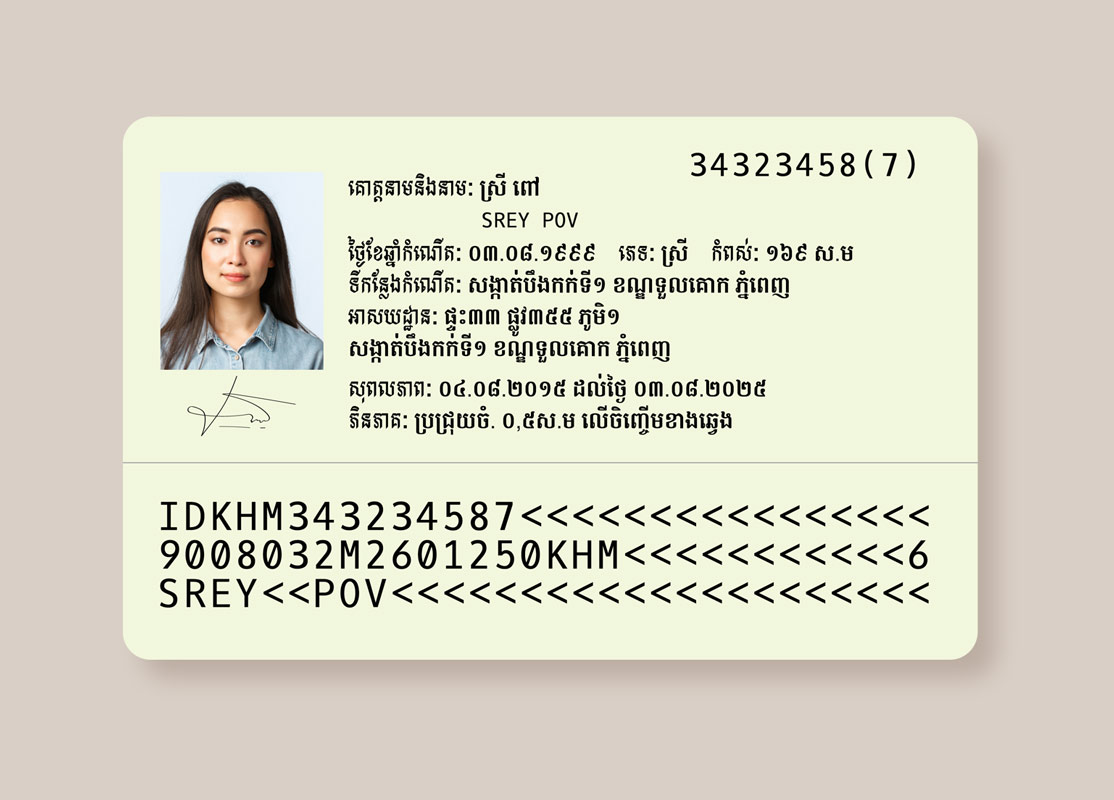
#> input picture id_card.jpg, 1114 x 800 px; its folder holds only this picture in this run
$ python -i enhanced_ocr_utils.py   (imports and definitions only)   (older library calls are emulated)
#> lines starting #> are read from the running program, lines starting #| are printed output that depends on the picture; after the words box and inside, x2 and y2 are one past the last pixel; in counts of white or black regions, pixels touching at a corner belong together
"""
Enhanced OCR Utilities for Cambodian ID Cards

This module provides specialized functions for extracting information from Cambodian ID cards
using advanced image processing and OCR techniques.
"""
import os
import cv2
import numpy as np
from PIL import Image
import pytesseract
import re
import logging
from typing import Dict, List, Tuple, Optional, Union

# Configure logging
logger = logging.getLogger("EnhancedOCR")

# OCR configs
OCR_CONFIG_KHMER = '--oem 1 --psm 11 -c preserve_interword_spaces=1 --dpi 300'
OCR_CONFIG_ENGLISH = '--oem 1 --psm 11 --dpi 300'

def enhance_for_ocr(image_path: str) -> List[Tuple[str, np.ndarray]]:
    """
    Create multiple enhanced variants of an image for optimal OCR performance,
    with specialized techniques for low-quality images.

    Args:
        image_path: Path to the image file

    Returns:
        List of tuples (variant_name, image_array)
    """
#> called with image_path = '../id_card.jpg'
    # Read image
    image = cv2.imread(image_path)
#> image is the input picture: shape (800, 1114, 3); mean B, G, R 198.8, 214.7, 217.6
    if image is None:
        logger.error(f"Failed to read image: {image_path}")
        return [("original", np.zeros((100, 100, 3), dtype=np.uint8))]

    # Store variants as (name, image)
    variants = []

    # Original image
    variants.append(("original", image))

    # Convert to grayscale
    if len(image.shape) == 3:
        gray = cv2.cvtColor(image, cv2.COLOR_BGR2GRAY)
    else:
        gray = image.copy()
    variants.append(("gray", gray))

    # 1. Resize if too small (helps with very low resolution images)
    height, width = gray.shape
    min_dim = min(height, width)
    if min_dim < 1000:
        scale_factor = min(1500 / min_dim, 2.0)  # Limit scale to 2x
        resized = cv2.resize(gray, None, fx=scale_factor, fy=scale_factor, interpolation=cv2.INTER_CUBIC)
        variants.append(("resized", resized))
        # Use the resized image for further processing
        gray_base = resized
    else:
        gray_base = gray

    # 2. Advanced denoising for low-quality images
    # Non-local means denoising (preserves edges better than Gaussian blur)
    denoised_nl = cv2.fastNlMeansDenoising(gray_base, None, h=10, templateWindowSize=7, searchWindowSize=21)
    variants.append(("denoised_nl", denoised_nl))

    # 3. Deskew image (correct rotation) - critical for ID cards
    try:
        # Find lines in the image to detect skew
        edges = cv2.Canny(gray_base, 50, 150, apertureSize=3)
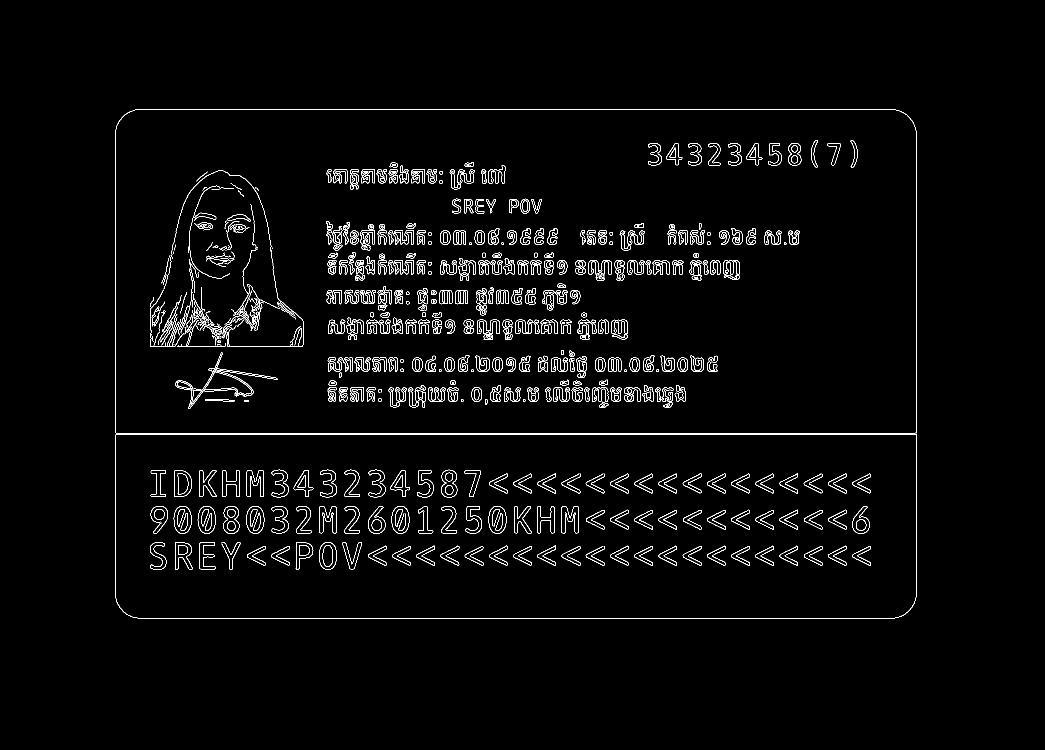
#> edges: shape (1500, 2089) (shown at 1/2 size); 2.3% white in thin lines or dots, all inside (x1, y1, x2, y2) = (230, 218, 1834, 1238)
        lines = cv2.HoughLines(edges, 1, np.pi/180, 100)

        if lines is not None and len(lines) > 0:
            # Calculate angles from the detected lines
            angles = []
            for line in lines[:20]:  # Use first 20 lines for better stability
                rho, theta = line[0]
                # Filter to mostly horizontal/vertical lines
                if theta < 0.2 or (np.pi/2 - 0.2) < theta < (np.pi/2 + 0.2) or theta > (np.pi - 0.2):
                    angles.append(theta)
#> this loop made 20 passes
#> (rho, theta) on passes 1 to 8: (866, 1.57), (868, 1.57), (1237, 1.57), (219, 1.57), (230, 0), (1833, 0), (461, 1.57), (465, 1.57)
#> after the loop, angles = [1.57, 1.57, 1.57, 1.57, 0, 0, 1.57, 1.57, 1.57, 1.57, 1.57, 1.57, 1.57, 1.57, 1.57, 1.57, 1.57, 1.57, 1.57, 1.57]

            if angles:
                # Determine if most lines are closer to horizontal or vertical
                horizontal_count = sum(1 for a in angles if a > np.pi/4 and a < 3*np.pi/4)
#> horizontal_count = 18
                vertical_count = len(angles) - horizontal_count
#> vertical_count = 2

                if horizontal_count > vertical_count:
                    # Use horizontal lines
                    reference = np.pi/2
                    angles = [a for a in angles if a > np.pi/4 and a < 3*np.pi/4]
#> angles = [1.57, 1.57, 1.57, 1.57, 1.57, 1.57, 1.57, 1.57, 1.57, 1.57, 1.57, 1.57, 1.57, 1.57, 1.57, 1.57, 1.57, 1.57]
                else:
                    # Use vertical lines
                    reference = 0
                    angles = [a for a in angles if a < np.pi/4 or a > 3*np.pi/4]
                    # Adjust vertical angles to be relative to 0
                    angles = [a if a < np.pi/4 else a - np.pi for a in angles]

                if angles:
                    # Get median angle for stability
                    median_angle = np.median(angles)
#> median_angle = 1.57
                    skew_angle = (median_angle - reference) * 180 / np.pi
#> skew_angle = 2.5e-06

                    # Only deskew if angle is significant but not extreme
                    if 0.5 < abs(skew_angle) < 20.0:
                        logger.info(f"Detected skew angle: {skew_angle}°, correcting")

                        # Get rotation matrix and perform rotation
                        height, width = gray_base.shape
                        center = (width//2, height//2)
                        M = cv2.getRotationMatrix2D(center, skew_angle, 1.0)
                        deskewed = cv2.warpAffine(gray_base, M, (width, height),
                                                flags=cv2.INTER_CUBIC,
                                                borderMode=cv2.BORDER_CONSTANT,
                                                borderValue=255)
                        variants.append(("deskewed", deskewed))

                        # Also use deskewed image as another base
                        gray_deskewed = deskewed
                    else:
                        gray_deskewed = gray_base
                else:
                    gray_deskewed = gray_base
            else:
                gray_deskewed = gray_base
        else:
            gray_deskewed = gray_base
    except Exception as e:
        logger.warning(f"Deskewing failed: {str(e)}")
        gray_deskewed = gray_base

    # 4. CLAHE on both base and deskewed images
    clahe = cv2.createCLAHE(clipLimit=2.0, tileGridSize=(8, 8))
    clahe_img = clahe.apply(gray_base)
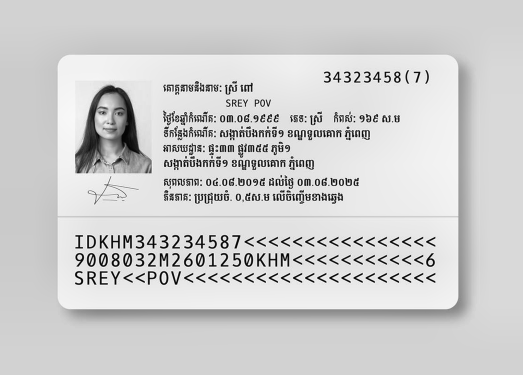
#> clahe_img: shape (1500, 2089) (shown at 1/4 size); min 0, max 255, mean 207
    variants.append(("clahe", clahe_img))

    if 'gray_deskewed' in locals() and gray_deskewed is not gray_base:
        clahe_deskewed = clahe.apply(gray_deskewed)
        variants.append(("clahe_deskewed", clahe_deskewed))

    # 5. Contrast stretching
    min_val, max_val = np.percentile(gray_base, (2, 98))
#> min_val = 17; max_val = 250
    stretched = np.clip(gray_base, min_val, max_val)
    stretched = ((stretched - min_val) / (max_val - min_val) * 255).astype(np.uint8)
    variants.append(("stretched", stretched))

    # 6. Shadow removal for uneven lighting (common in ID photos)
    try:
        # Use morphological operations to estimate background
        dilated = cv2.dilate(gray_base, np.ones((7,7), np.uint8))
        bg = cv2.medianBlur(dilated, 21)
        diff = 255 - cv2.absdiff(gray_base, bg)
        norm = cv2.normalize(diff, None, 0, 255, cv2.NORM_MINMAX, dtype=cv2.CV_8UC1)
        variants.append(("shadow_removed", norm))
    except Exception as e:
        logger.warning(f"Shadow removal failed: {str(e)}")

    # 7. Bilateral filtering (edge-preserving smoothing)
    bilateral = cv2.bilateralFilter(gray_base, 9, 75, 75)
    variants.append(("bilateral", bilateral))

    # 8. Adaptive histogram equalization
    hist_eq = cv2.equalizeHist(gray_base)
    variants.append(("hist_eq", hist_eq))

    # 9. Sharpening for blurry images
    kernel = np.array([[-1,-1,-1], [-1,9,-1], [-1,-1,-1]])
    sharpened = cv2.filter2D(gray_base, -1, kernel)
    variants.append(("sharpened", sharpened))

    # 10. Super-resolution for very low-quality images (bicubic upscaling + sharpening)
    if min_dim < 800:
        upscale_factor = min(800 / min_dim, 1.5)  # Conservative upscaling
        super_res = cv2.resize(gray_base, None, fx=upscale_factor, fy=upscale_factor,
                             interpolation=cv2.INTER_CUBIC)
        # Apply additional sharpening to the upscaled image
        super_res = cv2.filter2D(super_res, -1, kernel)
        variants.append(("super_res", super_res))

    # 11. ID-specific enhancements

    # 11.1 Document border detection and cropping
    try:
        # Create a blurred version for edge detection
        blurred = cv2.GaussianBlur(gray_base, (5, 5), 0)
        edges = cv2.Canny(blurred, 75, 200)
#> edges: shape (1500, 2089); 2.1% white in thin lines or dots, all inside (x1, y1, x2, y2) = (230, 280, 1834, 1238)

        # Dilate edges to connect broken lines
        edges = cv2.dilate(edges, np.ones((3,3), np.uint8), iterations=1)
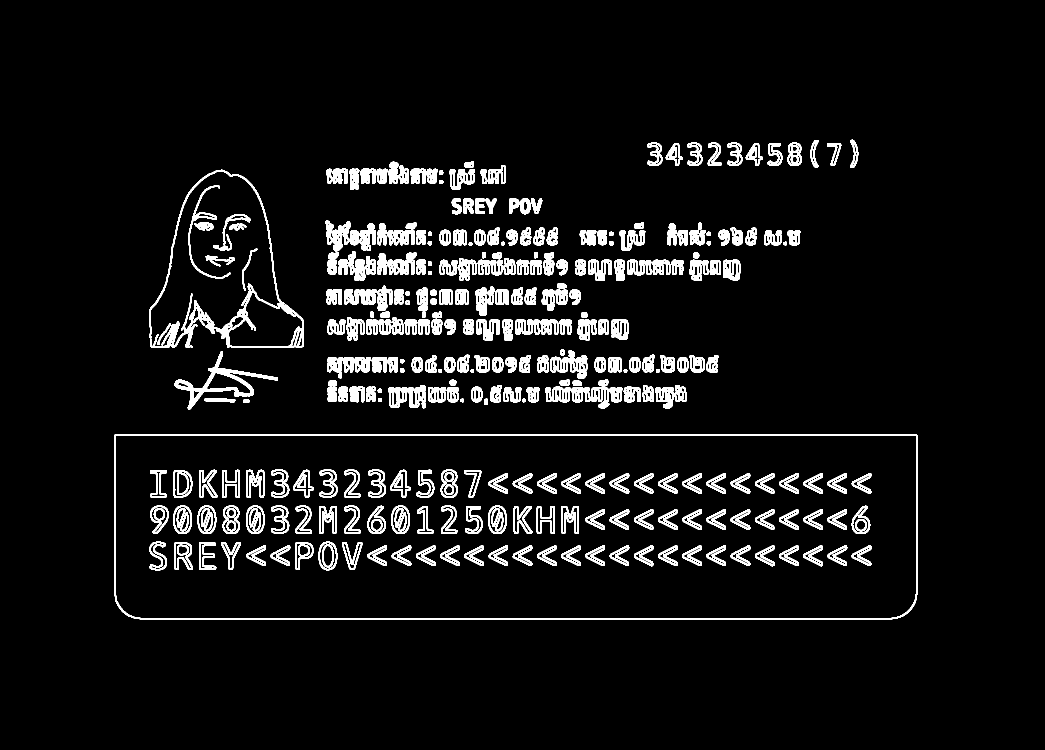
#> edges: shape (1500, 2089) (shown at 1/2 size); 6.4% white; 320 white regions

        # Find contours
        contours, _ = cv2.findContours(edges, cv2.RETR_EXTERNAL, cv2.CHAIN_APPROX_SIMPLE)
#> contours = 215 contours; largest, box (x1, y1, x2, y2) and area: (229, 868, 1835, 1239) 592644, (299, 339, 608, 695) 17634, (349, 703, 556, 819) 5474, (776, 770, 852, 817) 2246, (651, 441, 701, 503) 1640

        if contours:
            # Find the largest contour by area (likely the ID card)
            largest_contour = max(contours, key=cv2.contourArea)
#> largest_contour = contour of 81 points, box (x1, y1, x2, y2) (229, 868, 1835, 1239), area 592644

            # Get bounding rectangle
            x, y, w, h = cv2.boundingRect(largest_contour)
#> x = 229; y = 868; w = 1606; h = 371

            # Only use if the contour is large enough (covers at least 50% of the image)
            if w*h > 0.5 * gray_base.shape[0] * gray_base.shape[1]:
                # Crop with a small margin
                margin = 5
                x_start = max(0, x - margin)
                y_start = max(0, y - margin)
                x_end = min(gray_base.shape[1], x + w + margin)
                y_end = min(gray_base.shape[0], y + h + margin)

                cropped = gray_base[y_start:y_end, x_start:x_end]
                variants.append(("cropped", cropped))

                # Apply CLAHE to cropped image
                cropped_clahe = clahe.apply(cropped)
                variants.append(("cropped_clahe", cropped_clahe))
    except Exception as e:
        logger.warning(f"Document border detection failed: {str(e)}")

    # 11.2 Text region enhancement (specifically for ID card text fields)
    try:
        # Use MSER to detect text-like regions
        mser = cv2.MSER_create(
            _delta=5,          # Smaller delta for more regions
            _min_area=60,      # Minimum text area
            _max_area=14400    # Maximum text area (120x120 px)
        )

        # Apply on multiple variants for better coverage
        for img_name, img in [('gray_base', gray_base), ('clahe', clahe_img)]:
            regions, _ = mser.detectRegions(img)

            if regions and len(regions) > 5:  # Ensure we have enough regions
                # Create mask of text regions
                mask = np.zeros_like(img)

                for region in regions:
                    # Convert region to contour format
                    hull = cv2.convexHull(region.reshape(-1, 1, 2))
                    cv2.drawContours(mask, [hull], 0, 255, -1)

                # Dilate to connect nearby text regions
                mask = cv2.dilate(mask, np.ones((15,5), np.uint8), iterations=1)

                # Apply mask to original image
                text_regions = cv2.bitwise_and(img, mask)

                # Fill black areas with white for better OCR
                text_regions[mask == 0] = 255
                variants.append((f"text_regions_{img_name}", text_regions))
    except Exception as e:
        logger.warning(f"Text region enhancement failed: {str(e)}")

    # 12. Apply different thresholding techniques to various enhanced images
    binary_images = []

    # Process each enhanced variant with multiple thresholding methods
    base_images = [
        ("gray_base", gray_base),
        ("clahe", clahe_img),
        ("stretched", stretched),
        ("bilateral", bilateral),
        ("hist_eq", hist_eq)
    ]

    # Add deskewed if available
    if 'gray_deskewed' in locals() and gray_deskewed is not gray_base:
        base_images.append(("gray_deskewed", gray_deskewed))

    # Add shadow_removed if available
    if 'norm' in locals():
        base_images.append(("shadow_removed", norm))

    for name, img in base_images:
        # Adaptive Gaussian thresholding
        try:
            gaussian = cv2.adaptiveThreshold(
                img, 255, cv2.ADAPTIVE_THRESH_GAUSSIAN_C,
                cv2.THRESH_BINARY, 11, 7
            )
            binary_images.append((f"{name}_gaussian", gaussian))
        except Exception:
            pass

        # Adaptive Mean thresholding
        try:
            mean = cv2.adaptiveThreshold(
                img, 255, cv2.ADAPTIVE_THRESH_MEAN_C,
                cv2.THRESH_BINARY, 11, 7
            )
            binary_images.append((f"{name}_mean", mean))
        except Exception:
            pass

        # Otsu's thresholding
        try:
            _, otsu = cv2.threshold(img, 0, 255, cv2.THRESH_BINARY + cv2.THRESH_OTSU)
            binary_images.append((f"{name}_otsu", otsu))
        except Exception:
            pass

        # Global thresholding with multiple values
        for thresh_val in [110, 130, 150]:
            try:
                _, global_thresh = cv2.threshold(img, thresh_val, 255, cv2.THRESH_BINARY)
                binary_images.append((f"{name}_global_{thresh_val}", global_thresh))
            except Exception:
                pass
#> this loop made 6 passes
#> after the loop, binary_images = 36 items

    # 13. Noise reduction for binary images
    cleaned_images = []
    for name, binary in binary_images:
        try:
            # Remove noise with morphological operations
            kernel = cv2.getStructuringElement(cv2.MORPH_RECT, (2, 2))
            cleaned = cv2.morphologyEx(binary, cv2.MORPH_OPEN, kernel, iterations=1)
            cleaned = cv2.morphologyEx(cleaned, cv2.MORPH_CLOSE, kernel, iterations=1)
            cleaned_images.append((name, cleaned))
        except Exception:
            cleaned_images.append((name, binary))  # Keep original if cleaning fails
#> this loop made 36 passes
#> name on passes 1 to 8: 'gray_base_gaussian', 'gray_base_mean', 'gray_base_otsu', 'gray_base_global_110', 'gray_base_global_130', 'gray_base_global_150', 'clahe_gaussian', 'clahe_mean'
#> pass 1, in enhance_for_ocr, `cleaned = cv2.morphologyEx(cleaned, cv2.MORPH_CLOSE, kernel, iteration..`:
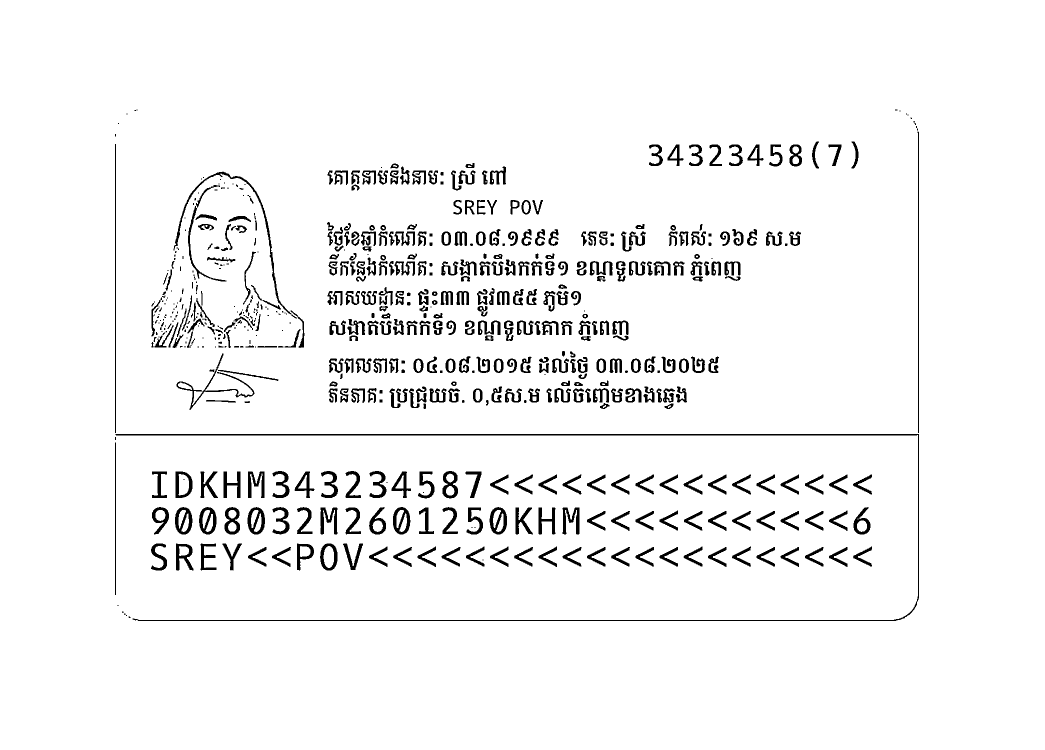
#> cleaned: shape (1500, 2089) (shown at 1/2 size); 95.4% white; 596 black regions (167 under 20 px), largest, box (x1, y1, x2, y2) and area: (231, 868, 1838, 1242) 8710, (347, 343, 594, 637) 2087, (353, 707, 509, 820) 1297
#> after the loop, cleaned_images = 36 items

    # Also include inverted versions (black text on white background and vice versa)
    inverted_images = []
    for name, img in cleaned_images:
        try:
            inverted = cv2.bitwise_not(img)
            inverted_images.append((f"{name}_inv", inverted))
        except Exception:
            pass
#> this loop made 36 passes
#> pass 3, in enhance_for_ocr, `inverted = cv2.bitwise_not(img)`:
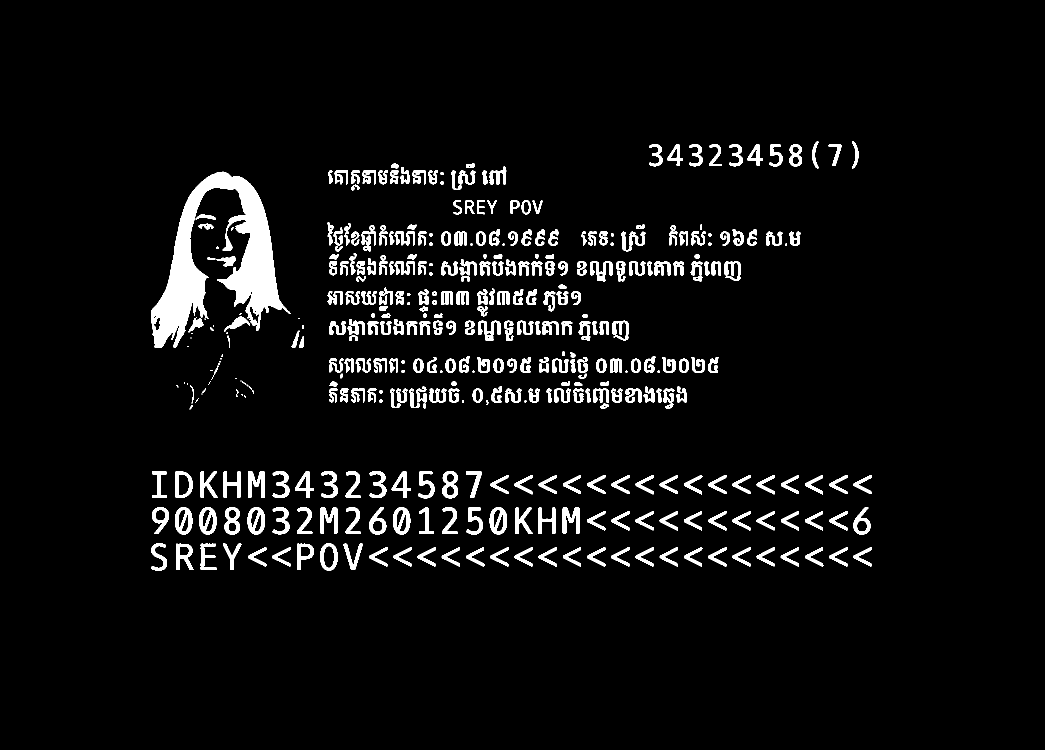
#> inverted: shape (1500, 2089) (shown at 1/2 size); 5.2% white; 398 white regions (47 under 20 px), largest, box (x1, y1, x2, y2) and area: (303, 343, 581, 695) 34635, (1125, 1015, 1159, 1068) 1071, (350, 1014, 385, 1069) 1052
#> after the loop, inverted_images = 36 items

    # 14. Final collection of all image variants
    all_images = variants + cleaned_images + inverted_images
#> all_images = 82 items

    return all_images


# [709 lines left out: functions find_best_ocr_variant, extract_text_from_variants, get_optimized_variants, extract_mrz_info, extract_id_card_info, khmer_digits_to_latin, not called in this run]

>>> result = enhance_for_ocr('../id_card.jpg')
#> result = 82 items
